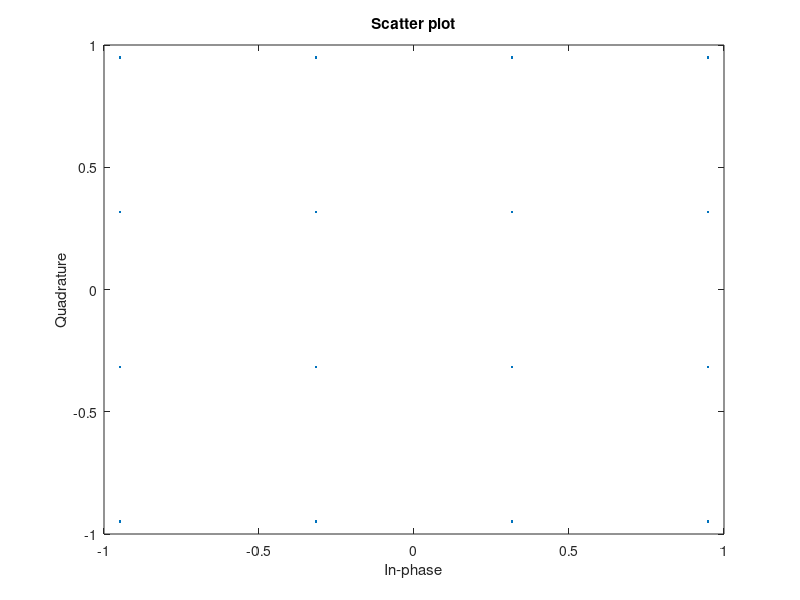
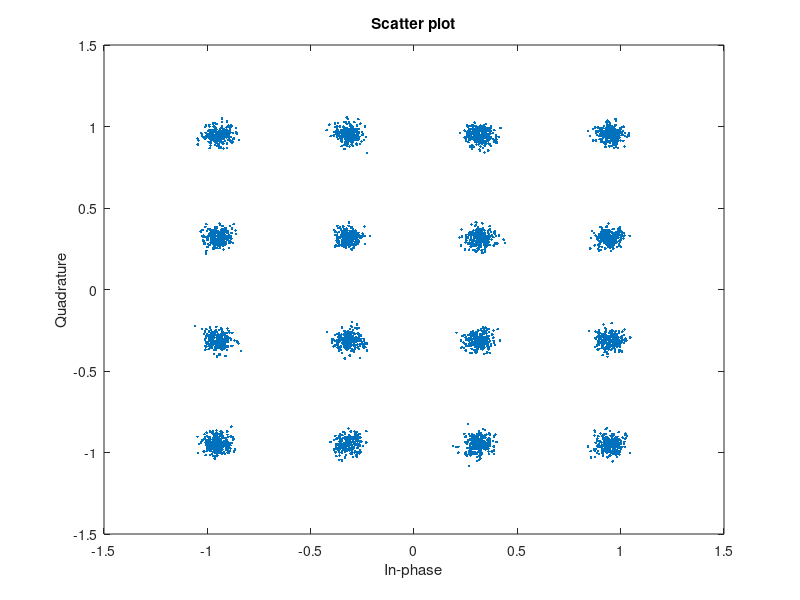

The MATLAB source for these figures, in order:
%                          <<Experiment-6 (16-Square QAM)>>
%                               << Objective-1 >>
% Aim: Simulation study of Performance of 16-Square QAM.
% Objective-1:Write a program to plot signal constellation diagram of received 
%             16-Square QAM signal in the presence of AWGN.
% Objective-2:Write a program to plot Practical and Theoretical BER vs SNR graph
%             of received 16-Square QAM in the presence of AWGN for ML receiver.

% Note: For objective-2, see separate octave file named <my_16QAM_ber.m>
clc;
clear all;
close all;
pkg load communications
N = 16000;  % Number of bits to be transmitted using 16-Square QAM  
            % Too large value may slow down the program
x = randi([0,1],1,N); % Random input bits generation
M = 16;     % Number of Symbols in 16-Square QAM
d = sqrt(2/5); % Average symbol energy is normalised to unity

% Symbol Generation
yy = [];
for i=1:4:length(x)
  if x(i)==0 && x(i+1)==0 & x(i+2)==0 & x(i+3)==0
    y = -3*d/2+j*(-3*d/2);
  elseif x(i)==0 && x(i+1)==0 & x(i+2)==0 & x(i+3)==1
    y = -3*d/2+j*(-d/2);
  elseif x(i)==0 && x(i+1)==0 & x(i+2)==1 & x(i+3)==1
    y = -3*d/2+j*(d/2);
  elseif x(i)==0 && x(i+1)==0 & x(i+2)==1 & x(i+3)==0
    y = -3*d/2+j*(3*d/2);
    
  elseif x(i)==0 && x(i+1)==1 & x(i+2)==0 & x(i+3)==0
    y = -d/2+j*(-3*d/2);
  elseif x(i)==0 && x(i+1)==1 & x(i+2)==0 & x(i+3)==1
    y = -d/2+j*(-d/2);
  elseif x(i)==0 && x(i+1)==1 & x(i+2)==1 & x(i+3)==1
    y = -d/2+j*(d/2);
  elseif x(i)==0 && x(i+1)==1 & x(i+2)==1 & x(i+3)==0
    y = -d/2+j*(3*d/2);
    
  elseif x(i)==1 && x(i+1)==1 & x(i+2)==0 & x(i+3)==0
    y = d/2+j*(-3*d/2);
  elseif x(i)==1 && x(i+1)==1 & x(i+2)==0 & x(i+3)==1
    y = d/2+j*(-d/2);
  elseif x(i)==1 && x(i+1)==1 & x(i+2)==1 & x(i+3)==1
    y = d/2+j*(d/2);
  elseif x(i)==1 && x(i+1)==1 & x(i+2)==1 & x(i+3)==0
    y = d/2+j*(3*d/2);
    
  elseif x(i)==1 && x(i+1)==0 & x(i+2)==0 & x(i+3)==0
    y = 3*d/2+j*(-3*d/2);
  elseif x(i)==1 && x(i+1)==0 & x(i+2)==0 & x(i+3)==1
    y = 3*d/2+j*(-d/2);
  elseif x(i)==1 && x(i+1)==0 & x(i+2)==1 & x(i+3)==1
    y = 3*d/2+j*(d/2);
  elseif x(i)==1 && x(i+1)==0 & x(i+2)==1 & x(i+3)==0
    y = 3*d/2+j*(3*d/2);
  endif
% Transmitted Symbols
yy = [yy y];
endfor
scatterplot(yy);    % Constellation Diagram without Noise
EbN0db = 20; % Change this value & run program to see the noisy constellation
EbN0 = 10^(EbN0db/10);

% AWGN Channel
n = (1/sqrt(2))*[randn(1,length(yy)) + 1j*randn(1,length(yy))];
sigma = sqrt(1/((log2(M))*EbN0));

% Received Symbols
r = yy + sigma*n;   
scatterplot(r);    % Constellation Diagram with Noise